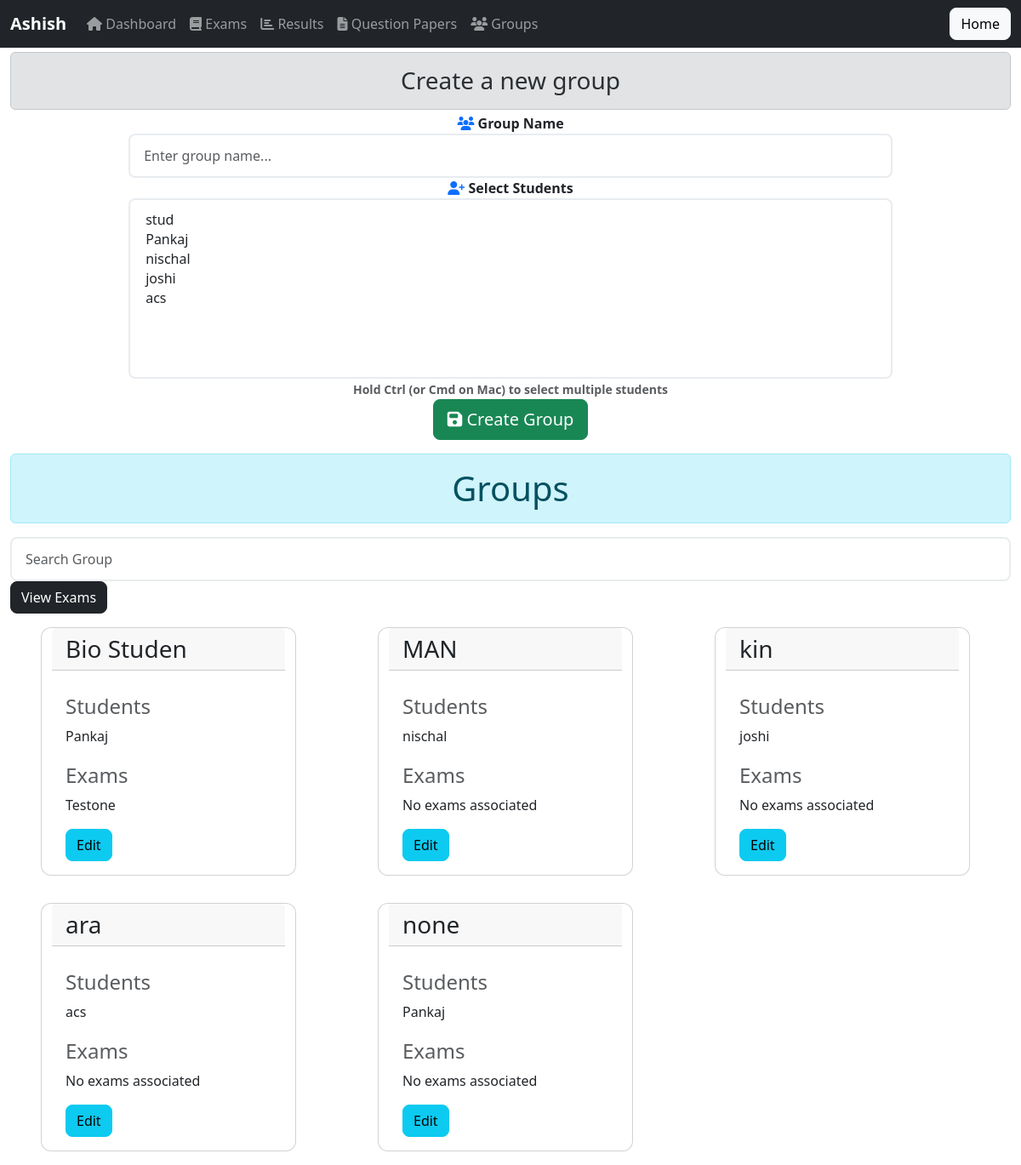
Before: /prof/viewgroups (signed in) with the older database file.
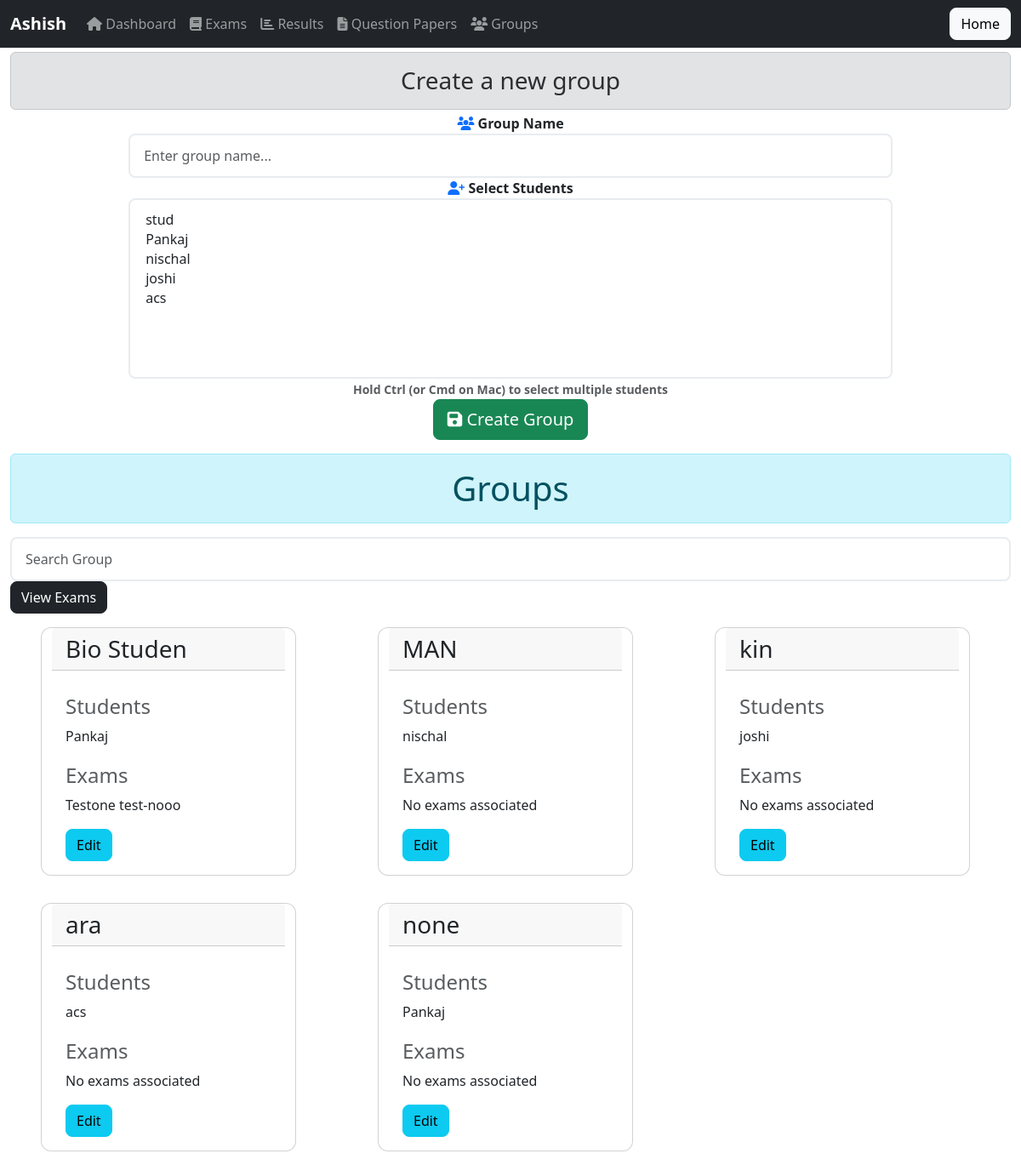
After: the same page with the newer database file.
### main/models/group.py (models this page shows, shortened)
class Special_Students(models.Model):
    professor = models.ForeignKey(User, limit_choices_to={'groups__name': "Professor"}, on_delete=models.CASCADE)
    category_name = models.CharField(max_length=10)
    students = models.ManyToManyField(User, limit_choices_to={'groups__name': "Student"}, related_name='student_groups')

### main/models/exam.py (models this page shows, shortened)
class Exam_Model(models.Model):
    professor = models.ForeignKey(User, limit_choices_to={'groups__name': "Professor"}, on_delete=models.CASCADE)
    name = models.CharField(max_length=50)
    total_marks = models.IntegerField()
    duration = models.IntegerField()
    question_paper = models.ForeignKey(Question_Paper, on_delete=models.CASCADE, related_name='exams')
    student_group = models.ManyToManyField(Special_Students, related_name='exams')
    start_time = models.DateTimeField(default=timezone.now)
    end_time = models.DateTimeField(default=timezone.now)

### prof/views/group.py (the view, shortened to what this page needs)
def create_student_group(request):
    prof = request.user
    return render(request, 'prof/group/addview_groups.html', {
        'special_students_db': Special_Students.objects.filter(professor=prof), 'prof': prof, 'groupForm': Group_Form()
    })

### main/models/group.py
class Group_Form(ModelForm):
    class Meta:
        model = Special_Students
        fields = '__all__'
        exclude = ['professor']
        widgets = {
            'category_name': TextInput(attrs={
                'class': 'form-control',
                'placeholder': 'Enter group name...'
            }),
            'students': SelectMultiple(attrs={
                'class': 'form-control',
                'size': '8'
            })
        }

### prof/templates/prof/group/addview_groups.html (shortened to what this page needs)
{% extends 'prof/base/base.html' %}
{% load static %}
{% block navbar_title %}{{ prof.username }}{% endblock navbar_title %}
{% block buttons %}
    <a class="btn btn-light" href="{% url 'prof:index' %}">Home</a>
{% endblock buttons %}
{% block body %}
    <div class="container-fluid">
        <h3 class="alert alert-secondary my-1" align="center">Create a new group</h3>
        <div align='center' id="create_group">
            <div class="container d-flex h-100 row justify-content-center col-20">
                <form style="width: 80%; font-weight: bolder;"  method="POST">
                    <div class="form-group">
                        <label for="{{ groupForm.category_name.id_for_label }}" class="font-weight-bold">
                            <i class="fa fa-users text-primary"></i> Group Name
                        </label>
                        {{ groupForm.category_name }}
                    </div>
                    <div class="form-group">
                        <label for="{{ groupForm.students.id_for_label }}" class="font-weight-bold">
                            <i class="fa fa-user-plus text-primary"></i> Select Students
                        </label>
                        {{ groupForm.students }}
                        <small class="form-text text-muted">
                            Hold Ctrl (or Cmd on Mac) to select multiple students
                        </small>
                    </div>
                    <button type="submit" class="btn btn-success btn-lg">
                        <i class="fa fa-save"></i> Create Group
                    </button>
                </form>
            </div>
        </div>
        <div id='groups'>
            <h1 class="alert alert-info my-3" align="center">Groups</h1>
            <form class="form-inline my-2 my-lg-0">
                <input id="searchGroup" class="form-control mr-sm-2" type="search" placeholder="Search Group"
                    aria-label="Search">
                    <a class="btn btn-dark" href="{% url 'prof:view_exams' %}" target="_blank">View Exams</a>
            </form>
            <div class="row">
                {% for group in special_students_db %}
                <div class="card my-3 mx-5 col-sm-3">
                    <h3 class="card-header">{{ group.category_name }}</h3>
                    <div class="card-body">
                        <p class="card-text">
                            <h4 class="card-subtitle mb-2 text-muted">Students</h4>
                            {% for stud in group.students.all %}
                            {{stud.username}}
                            {% endfor %}
                            <br><br>
                            <h4 class="card-subtitle mb-2 text-muted">Exams</h4>
                            {% for exam in group.exams.all %}
                                {{ exam.name }}
                                {% empty %}
                                    No exams associated
                            {% endfor %}
                        </p>
                        <a href="{% url 'prof:edit_group' group.id %}"
                            class="card-link btn btn-info">Edit</a>
                    </div>
                </div>
                {% empty %}
                <h3>No groups</h3>
                {% endfor %}
            </div>
        </div>
    </div>
{% endblock body %}

Changed rows visible on the page:
added Exam_Model: name "test-nooo", shown under Special_Students "Bio Studen"
